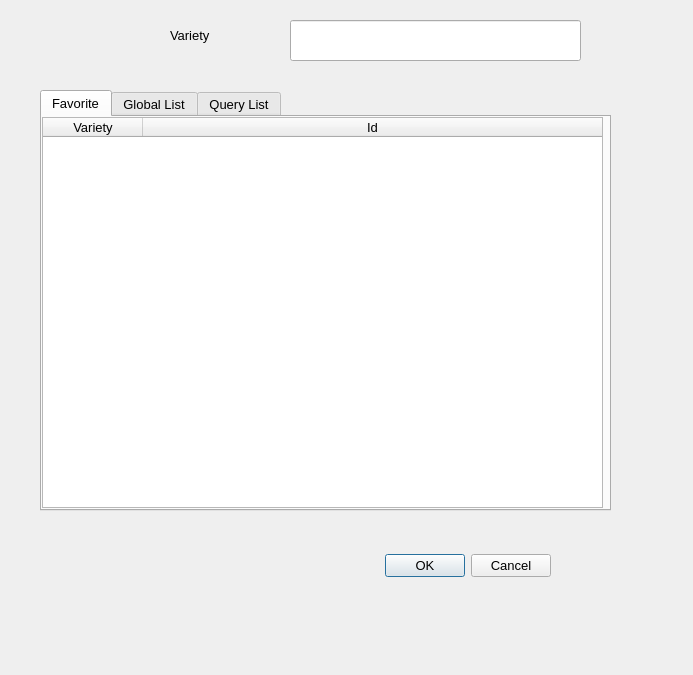
<?xml version="1.0" encoding="UTF-8"?>
<ui version="4.0">
 <class>Form</class>
 <widget class="QWidget" name="Form">
  <property name="geometry">
   <rect>
    <x>0</x>
    <y>0</y>
    <width>693</width>
    <height>675</height>
   </rect>
  </property>
  <property name="font">
   <font>
    <pointsize>10</pointsize>
   </font>
  </property>
  <property name="windowTitle">
   <string>Form</string>
  </property>
  <widget class="QTabWidget" name="tabWidget">
   <property name="geometry">
    <rect>
     <x>40</x>
     <y>90</y>
     <width>571</width>
     <height>421</height>
    </rect>
   </property>
   <property name="palette">
    <palette>
     <active>
      <colorrole role="AlternateBase">
       <brush brushstyle="SolidPattern">
        <color alpha="255">
         <red>255</red>
         <green>255</green>
         <blue>230</blue>
        </color>
       </brush>
      </colorrole>
     </active>
     <inactive>
      <colorrole role="AlternateBase">
       <brush brushstyle="SolidPattern">
        <color alpha="255">
         <red>255</red>
         <green>255</green>
         <blue>230</blue>
        </color>
       </brush>
      </colorrole>
     </inactive>
     <disabled>
      <colorrole role="AlternateBase">
       <brush brushstyle="SolidPattern">
        <color alpha="255">
         <red>255</red>
         <green>255</green>
         <blue>230</blue>
        </color>
       </brush>
      </colorrole>
     </disabled>
    </palette>
   </property>
   <property name="tabShape">
    <enum>QTabWidget::Rounded</enum>
   </property>
   <property name="currentIndex">
    <number>0</number>
   </property>
   <widget class="QWidget" name="favoriteTab">
    <attribute name="title">
     <string>Favorite</string>
    </attribute>
    <widget class="QTableWidget" name="favoriteTableWidget">
     <property name="geometry">
      <rect>
       <x>0</x>
       <y>0</y>
       <width>561</width>
       <height>391</height>
      </rect>
     </property>
     <property name="contextMenuPolicy">
      <enum>Qt::CustomContextMenu</enum>
     </property>
     <property name="editTriggers">
      <set>QAbstractItemView::NoEditTriggers</set>
     </property>
     <property name="alternatingRowColors">
      <bool>true</bool>
     </property>
     <property name="selectionMode">
      <enum>QAbstractItemView::MultiSelection</enum>
     </property>
     <property name="selectionBehavior">
      <enum>QAbstractItemView::SelectRows</enum>
     </property>
     <property name="columnCount">
      <number>2</number>
     </property>
     <attribute name="horizontalHeaderStretchLastSection">
      <bool>true</bool>
     </attribute>
     <attribute name="verticalHeaderVisible">
      <bool>false</bool>
     </attribute>
     <column>
      <property name="text">
       <string>Variety</string>
      </property>
      <property name="font">
       <font>
        <pointsize>10</pointsize>
       </font>
      </property>
      <property name="textAlignment">
       <set>AlignCenter</set>
      </property>
     </column>
     <column>
      <property name="text">
       <string>Id</string>
      </property>
     </column>
    </widget>
   </widget>
   <widget class="QWidget" name="globalTab">
    <attribute name="title">
     <string>Global List</string>
    </attribute>
    <widget class="QTableWidget" name="globalTableWidget">
     <property name="geometry">
      <rect>
       <x>0</x>
       <y>0</y>
       <width>561</width>
       <height>391</height>
      </rect>
     </property>
     <property name="contextMenuPolicy">
      <enum>Qt::CustomContextMenu</enum>
     </property>
     <property name="editTriggers">
      <set>QAbstractItemView::NoEditTriggers</set>
     </property>
     <property name="alternatingRowColors">
      <bool>true</bool>
     </property>
     <property name="selectionMode">
      <enum>QAbstractItemView::MultiSelection</enum>
     </property>
     <property name="selectionBehavior">
      <enum>QAbstractItemView::SelectRows</enum>
     </property>
     <attribute name="horizontalHeaderStretchLastSection">
      <bool>true</bool>
     </attribute>
     <attribute name="verticalHeaderVisible">
      <bool>false</bool>
     </attribute>
     <column>
      <property name="text">
       <string>Variety</string>
      </property>
      <property name="font">
       <font>
        <pointsize>10</pointsize>
       </font>
      </property>
      <property name="textAlignment">
       <set>AlignCenter</set>
      </property>
     </column>
     <column>
      <property name="text">
       <string>Id</string>
      </property>
     </column>
    </widget>
   </widget>
   <widget class="QWidget" name="queryTab">
    <attribute name="title">
     <string>Query List</string>
    </attribute>
    <widget class="QTableWidget" name="queryTableWidget">
     <property name="geometry">
      <rect>
       <x>0</x>
       <y>0</y>
       <width>571</width>
       <height>391</height>
      </rect>
     </property>
     <property name="contextMenuPolicy">
      <enum>Qt::CustomContextMenu</enum>
     </property>
     <property name="editTriggers">
      <set>QAbstractItemView::NoEditTriggers</set>
     </property>
     <property name="alternatingRowColors">
      <bool>true</bool>
     </property>
     <property name="selectionMode">
      <enum>QAbstractItemView::MultiSelection</enum>
     </property>
     <property name="selectionBehavior">
      <enum>QAbstractItemView::SelectRows</enum>
     </property>
     <attribute name="horizontalHeaderStretchLastSection">
      <bool>true</bool>
     </attribute>
     <attribute name="verticalHeaderVisible">
      <bool>false</bool>
     </attribute>
     <column>
      <property name="text">
       <string>Variety</string>
      </property>
      <property name="font">
       <font>
        <pointsize>10</pointsize>
       </font>
      </property>
      <property name="textAlignment">
       <set>AlignCenter</set>
      </property>
     </column>
     <column>
      <property name="text">
       <string>Id</string>
      </property>
     </column>
    </widget>
   </widget>
  </widget>
  <widget class="QDialogButtonBox" name="buttonBox">
   <property name="geometry">
    <rect>
     <x>330</x>
     <y>540</y>
     <width>221</width>
     <height>51</height>
    </rect>
   </property>
   <property name="standardButtons">
    <set>QDialogButtonBox::Cancel|QDialogButtonBox::Ok</set>
   </property>
  </widget>
  <widget class="QLineEdit" name="lineEdit">
   <property name="geometry">
    <rect>
     <x>290</x>
     <y>20</y>
     <width>291</width>
     <height>41</height>
    </rect>
   </property>
  </widget>
  <widget class="QLabel" name="label">
   <property name="geometry">
    <rect>
     <x>170</x>
     <y>20</y>
     <width>81</width>
     <height>31</height>
    </rect>
   </property>
   <property name="text">
    <string>Variety</string>
   </property>
  </widget>
 </widget>
 <resources/>
 <connections/>
</ui>
